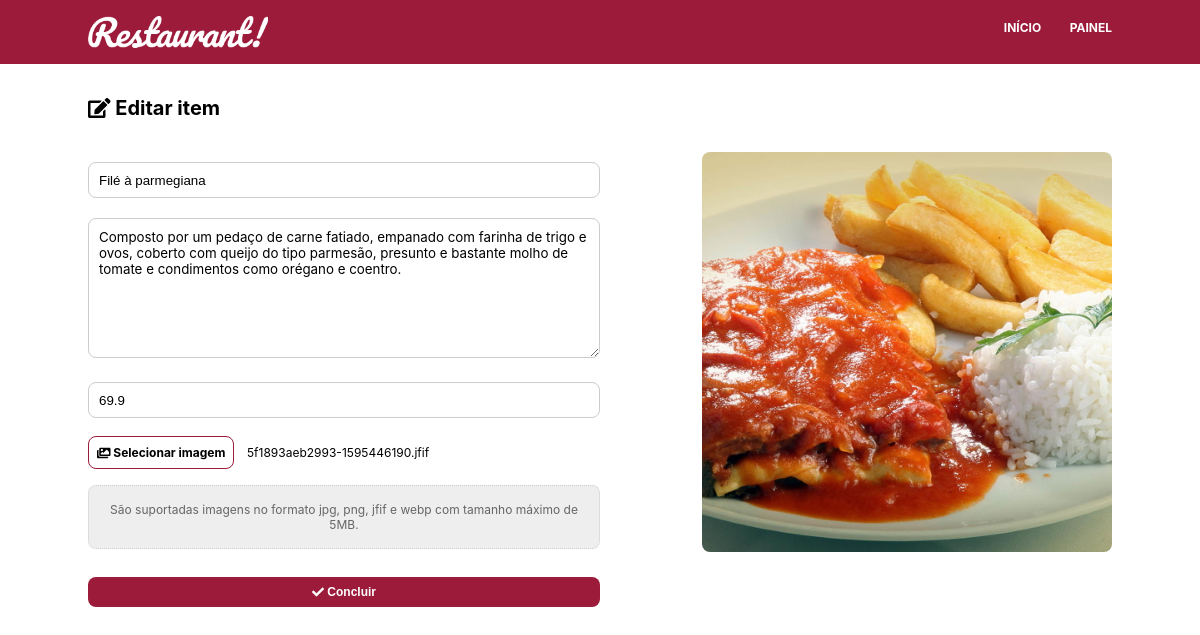
Page /edit-item.php?item_id=46 (signed in) on the committed database.
### tables this page shows
CREATE TABLE `menu` (
  `id` int(11) NOT NULL,
  `title` varchar(33) NOT NULL,
  `description` varchar(257) NOT NULL,
  `price` float NOT NULL,
  `img` varchar(33) NOT NULL
);

### config.php (called while the page is built, shortened)
<?php
try {
  $session = isset($_SESSION['id_session']) && !empty($_SESSION['id_session']);
} catch (PDOEXCEPTION $e) {
  $e->getMessage();
}

### models/menu.php (called while the page is built, shortened)
<?php
class Menu
{
  public function listItem($id)
  {
    global $db;
    $sql = $db->prepare('SELECT * FROM `menu` WHERE id =:id');
    $sql->bindParam(':id', $id);
    $sql->execute();
    $client = $sql->fetch(PDO::FETCH_ASSOC);
    return $client;
  }
}

### edit-item.php (the view, shortened to what this page needs)
<?php
require 'config.php';
if ($session) :
  require 'models/menu.php';
  $id = $_REQUEST['item_id'];
  $menu = new Menu();
  $item = $menu->listItem($id);
  extract($item);
?>
  <!DOCTYPE html>
  <html lang="en">
  <head>
    <link rel="stylesheet" href="static/style.css" />
  </head>
  <body>
    <header>
      <div class="container">
        <div class="logo" onclick="window.location='index.php'"></div>
        <div class="navigation">
          <ul class="navigation-container">
            <li class="navigation-item"><a href="index.php">Início</a></li>
            <li class="navigation-item"><a href="dashboard.php">Painel</a></li>
          </ul>
        </div>
      </div>
    </header>
    <main>
      <div class="container">
        <section class="dashboard">
          <h1 class="dashboard-title"><i class="fas fa-edit"></i> Editar item</h1>
          <div class="restaurant-form">
            <form action="controllers/menu/update.php" enctype="multipart/form-data" method="POST">
              <input type="text" name="title" id="" placeholder="Título" maxlength="32" value="<?php echo $title ?>" />
              <textarea name="desc" placeholder="Descricao" maxlength="256"><?php echo $description ?></textarea>
              <input type="number" name="price" step="0.01" id="" placeholder="Valor" value="<?php echo $price ?>" />
              <div>
                <a id="customButton"><i class="fas fa-images"></i> Selecionar imagem</a>
                <span id="fileName"><?php echo $img ?></span>
                <p class="site-info info-img">São suportadas imagens no formato jpg, png, jfif e webp com tamanho máximo
                  de
                  5MB.
                </p>
              </div>
              <button class="button" type="submit"><i class="fas fa-check"></i> Concluir</button>
            </form>
          </div>
          <div class="restaurant-banner" id="restaurant-banner" style="background-image: url('uploads/<?php echo $img ?>')"></div>
        </section>
      </div>
    </main>
  </body>
  </html>
<?php else : header("Location: index.php");
endif; ?>

### static/style.css (style rules this page uses)
* { padding: 0; margin: 0; box-sizing: border-box; }
html, textarea { font-family: -apple-system, BlinkMacSystemFont, 'Segoe UI', Roboto, Oxygen, Ubuntu, Cantarell, 'Open Sans', 'Helvetica Neue', sans-serif; }
.container { width: 100%; max-width: 1024px; margin: 0 auto; }
header { display: flex; align-items: center; height: 64px; margin-bottom: 32px; background: #9c1b3a; }
header .logo { background-image: url('img/logo.png'); background-size: cover; background-repeat: no-repeat; width: 180px; height: 32px; float: left; }
header .navigation { float: right; }
header .navigation .navigation-container { list-style: none; }
header .navigation .navigation-item { display: inline-block; font-weight: bold; font-size: 12px; text-transform: uppercase; color: white; }
header .navigation .navigation-item a { color: white; text-decoration: none; }
header .navigation .navigation-item:not(:last-child) { margin-right: 24px; }
.menu-title, .dashboard-title { margin-bottom: 32px; font-size: 20px; }
.button { display: inline-block; background: #9c1b3a; color: white; font-size: 12px; font-weight: bold; width: 160px; height: 30px; padding: 6px; border-radius: 8px; text-align: center; border: 0; text-decoration: none; }
.restaurant-form { width: 50%; float: left; }
.restaurant-form form input, textarea { width: 100%; border: 1px solid #ccc; border-radius: 8px; padding: 10px; margin: 10px 0; }
.restaurant-form form input { height: 36px; }
.restaurant-form form textarea { resize: vertical; height: 140px; }
.restaurant-form form button { margin-top: 20px; width: 100%; }
.restaurant-banner { float: right; height: 400px; width: 40%; margin: 0 auto; background: url(img/menu-placeholder.jfif); background-size: cover; background-position: center; border-radius: 8px; }
#customButton { background: white; color: #000; border: 1px solid #9c1b3a; border-radius: 8px; font-size: 12px; font-weight: bold; padding: 8px; margin: 8px 0; display: inline-block; }
#fileName { font-size: 12px; margin-left: 8px; }
.site-info { background: #eee; color: #666; margin: 32px 0; padding: 32px; border: 1px dotted #ccc; font-size: 12px; border-radius: 8px; text-align: center; }
.site-info.info-img { padding: 16px; margin: 8px 0; }

### rows in the picture
menu: title "Filé à parmegiana", desc "Composto por um pedaço de carne fatiado, empanado com farinha de trigo e ovos, coberto com queijo do tipo parmesão, presunto e bastante molho de tomate e condimentos como orégano e coentro.", price "69.9", img "5f1893aeb2993-1595446190.jfif", img (picture)
